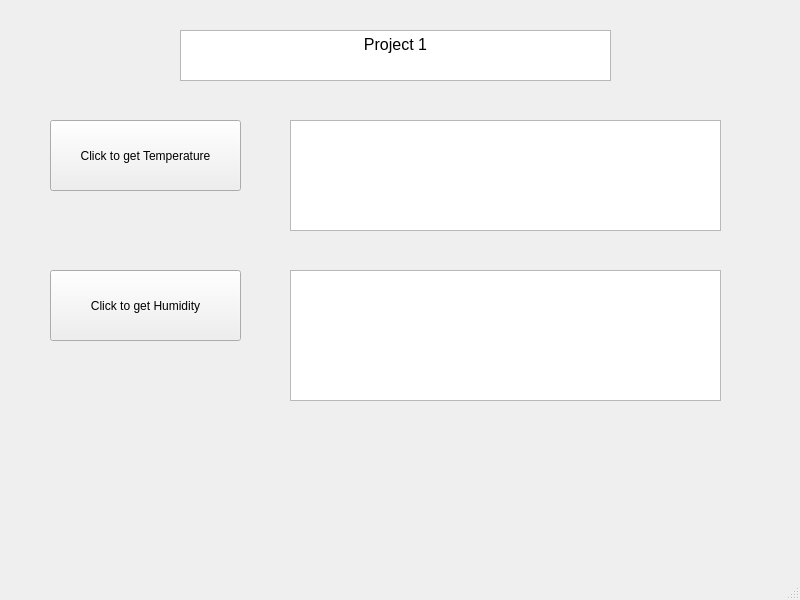
<?xml version="1.0" encoding="UTF-8"?>
<ui version="4.0">
 <class>MainWindow</class>
 <widget class="QMainWindow" name="MainWindow">
  <property name="geometry">
   <rect>
    <x>0</x>
    <y>0</y>
    <width>800</width>
    <height>600</height>
   </rect>
  </property>
  <property name="windowTitle">
   <string>MainWindow</string>
  </property>
  <widget class="QWidget" name="centralwidget">
   <widget class="QTextEdit" name="title">
    <property name="geometry">
     <rect>
      <x>180</x>
      <y>30</y>
      <width>431</width>
      <height>51</height>
     </rect>
    </property>
    <property name="html">
     <string>&lt;!DOCTYPE HTML PUBLIC &quot;-//W3C//DTD HTML 4.0//EN&quot; &quot;http://www.w3.org/TR/REC-html40/strict.dtd&quot;&gt;
&lt;html&gt;&lt;head&gt;&lt;meta name=&quot;qrichtext&quot; content=&quot;1&quot; /&gt;&lt;style type=&quot;text/css&quot;&gt;
p, li { white-space: pre-wrap; }
&lt;/style&gt;&lt;/head&gt;&lt;body style=&quot; font-family:'Roboto'; font-size:12pt; font-weight:200; font-style:normal;&quot;&gt;
&lt;p align=&quot;center&quot; style=&quot; margin-top:0px; margin-bottom:0px; margin-left:0px; margin-right:0px; -qt-block-indent:0; text-indent:0px;&quot;&gt;Project 1&lt;/p&gt;&lt;/body&gt;&lt;/html&gt;</string>
    </property>
   </widget>
   <widget class="QPushButton" name="showtemp_button">
    <property name="geometry">
     <rect>
      <x>50</x>
      <y>120</y>
      <width>191</width>
      <height>71</height>
     </rect>
    </property>
    <property name="text">
     <string>Click to get Temperature</string>
    </property>
   </widget>
   <widget class="QPushButton" name="showhum_button">
    <property name="geometry">
     <rect>
      <x>50</x>
      <y>270</y>
      <width>191</width>
      <height>71</height>
     </rect>
    </property>
    <property name="text">
     <string>Click to get Humidity</string>
    </property>
   </widget>
   <widget class="QTextEdit" name="showtemp_window">
    <property name="geometry">
     <rect>
      <x>290</x>
      <y>120</y>
      <width>431</width>
      <height>111</height>
     </rect>
    </property>
   </widget>
   <widget class="QTextEdit" name="showhum_window">
    <property name="geometry">
     <rect>
      <x>290</x>
      <y>270</y>
      <width>431</width>
      <height>131</height>
     </rect>
    </property>
   </widget>
  </widget>
  <widget class="QMenuBar" name="menubar">
   <property name="geometry">
    <rect>
     <x>0</x>
     <y>0</y>
     <width>800</width>
     <height>27</height>
    </rect>
   </property>
  </widget>
  <widget class="QStatusBar" name="statusbar"/>
 </widget>
 <resources/>
 <connections/>
</ui>
